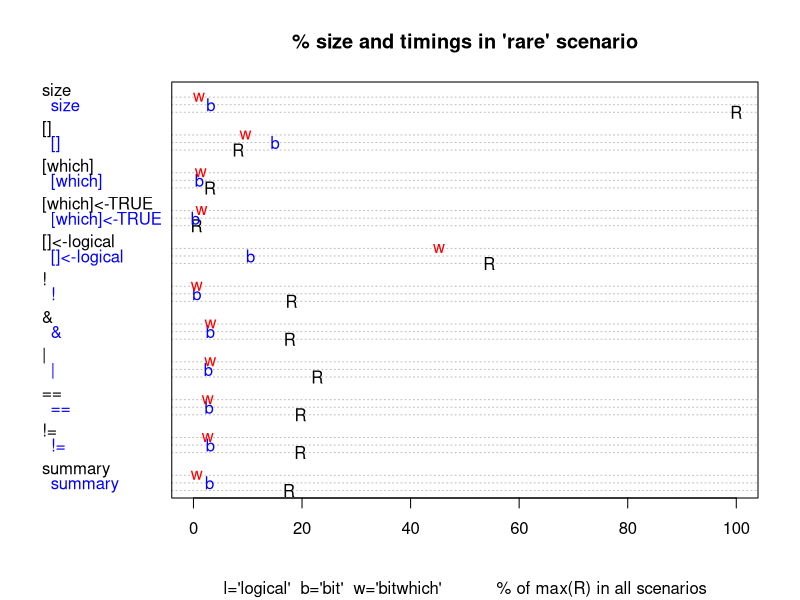
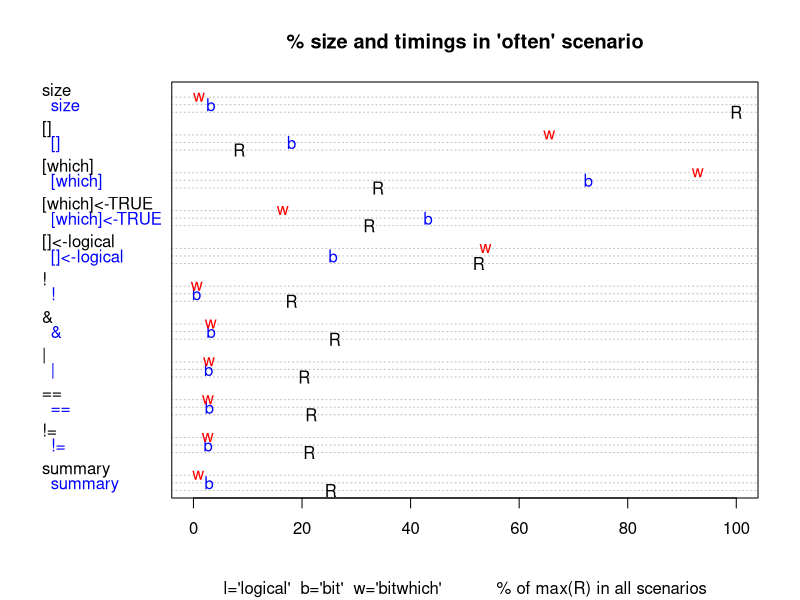
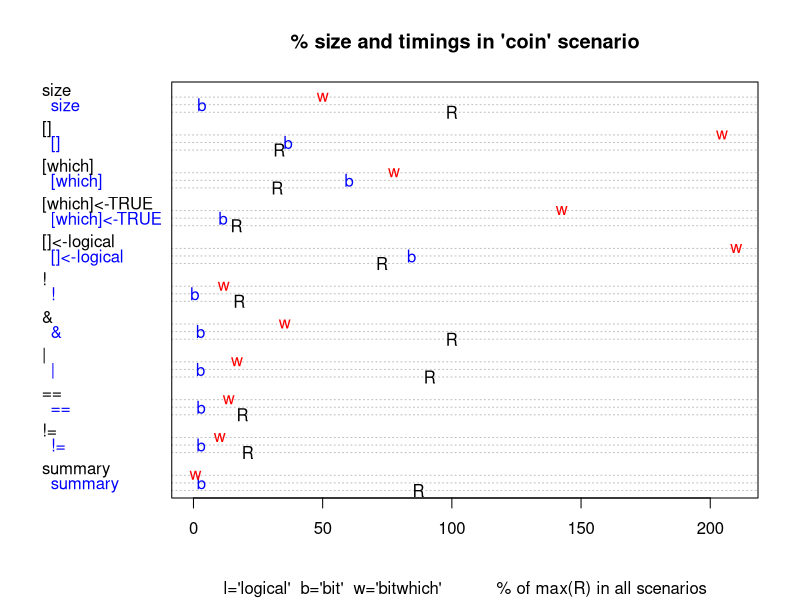
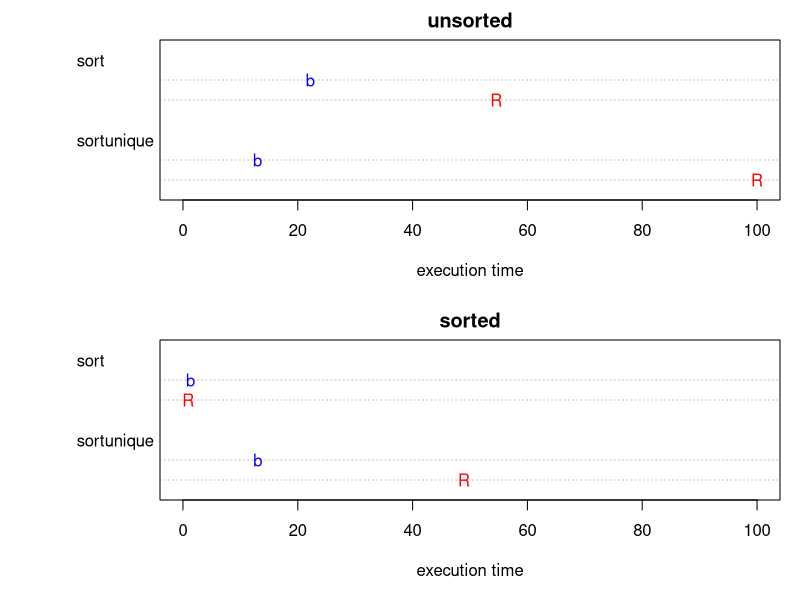
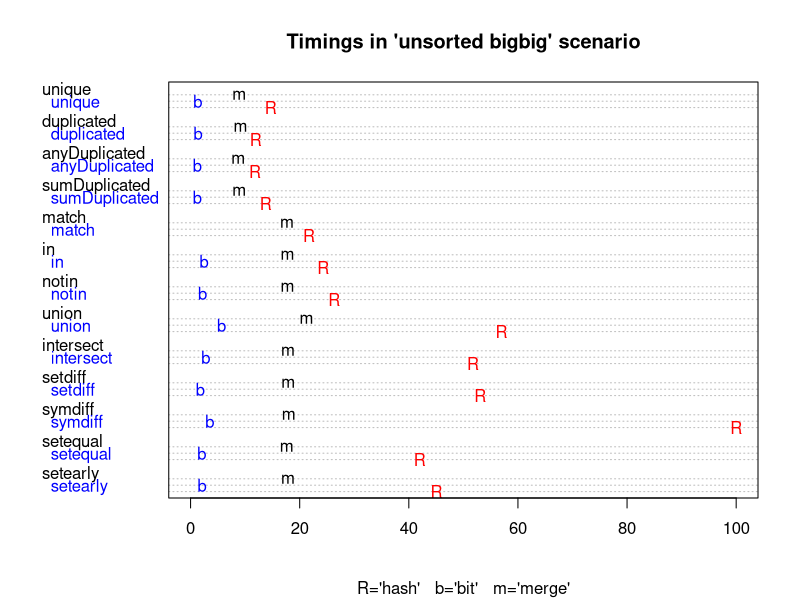
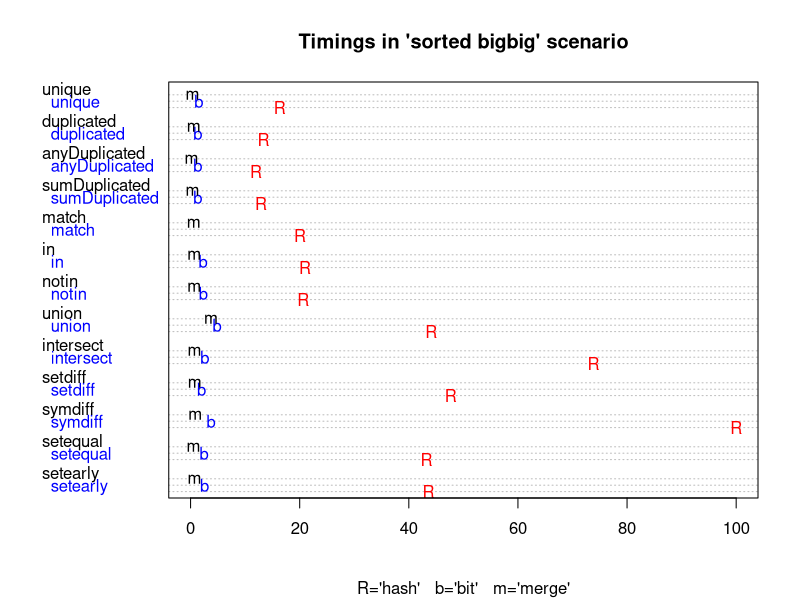

R code for these plots, in order:
## ---- chunk 1
knitr::opts_chunk$set(collapse = TRUE, comment = "#>")
require(bit)
require(microbenchmark)
# rmarkdown::render("vignettes/bit-performance.Rmd")
# these are the real settings for the performance vignette
times <- 5
Domain <- c(small=1e3, big=1e6)
Sample <- c(small=1e3, big=1e6)
# these are the settings to keep the cost of CRAN low
#times <- 5
#Domain <- c(small=1e1, big=1e3)
#Sample <- c(small=1e1, big=1e3)

pagebreak <- function() {
  if(knitr::is_latex_output())
    "\\newpage"
  else
    '<div style="page-break-before: always;" />'
}

## ---- chunk 2
a <- 1L
b <- 1e7L
i <- sample(a:b,1e3)
x <- c(
  R = median(microbenchmark((a:b)[-i], times=times)$time)
, bit = median(microbenchmark(bit_rangediff(c(a,b), i), times=times)$time)
, merge = median(microbenchmark(merge_rangediff(c(a,b), bit_sort(i)), times=times)$time)
)
knitr::kable(as.data.frame(as.list(x/x["R"]*100)), caption="% of time relative to R", digits=1)
## ---- chunk 3
# TODO(r-lib/lintr#773): nolint as a chunk option.
# nolint start: strings_as_factors_linter.
knitr::kable(
  data.frame(coin="random 50%", often="random 99%", rare="random 1%", chunk="contiguous chunk of 5%")
  , caption="selection characteristic")
# nolint end: strings_as_factors_linter.
## ---- chunk 4
B <- booltypes[c("logical","bit","bitwhich","which","ri")]
M <- c("size", "[]", "[which]", "[which]<-TRUE", "[]<-logical", "!", "&", "|", "==", "!=", "summary")
G <- list(
  coin = function(n)sample(c(FALSE, TRUE), n, replace=TRUE, prob=c(0.5,0.5))
, often = function(n)sample(c(FALSE, TRUE), n, replace=TRUE, prob=c(0.01,0.99))
, rare = function(n)sample(c(FALSE, TRUE), n, replace=TRUE, prob=c(0.99,0.01))
, chunk = function(n)ri(n%/%20,2L*n%/%20,n)
)
X <- vector("list", length(B)*length(G))
dim(X) <- c(booltype=length(B), data=length(G))
dimnames(X) <- list(booltype=names(B), data=names(G))
tim <- array(NA
             , dim=c(booltype=length(B), metric=length(M), data=length(G))
             , dimnames=list(booltype=names(B), metric=M, data=names(G))
             )
for (g in names(G)){
  x <- G[[g]](Sample[["big"]])
  if (g %in% c("coin","often","rare"))
    w <- as.which(as.logical(x))
  for (b in B){
    if (booltypes[[b]] < 'ri' || (b == 'ri' && g=='chunk')){
      X[[b,g]] <- as.booltype(x, b)
      if (g %in% c("coin","often","rare") && b %in% c("logical","bit","bitwhich")){
        l <- as.booltype(logical(Sample[["big"]]), b)
        tim[b,"[which]",g] <- median(microbenchmark(l[w], times=times)$time)
        tim[b,"[which]<-TRUE",g] <- median(microbenchmark(l[w]<-TRUE, times=times)$time)
        tim[b,"[]",g] <- median(microbenchmark(l[], times=times)$time)
        tim[b,"[]<-logical",g] <- median(microbenchmark(l[]<-x, times=times)$time)
      }
      tim[b,"size",g] <- object.size(X[[b,g]])
    }
  }
}
for (g in names(G)){
  for (b in c("logical","bit","bitwhich")){
    x <- X[[b,g]]
    if (!is.null(x)){
      tim[b,"!",g] <- median(microbenchmark(!x, times=times)$time)
      tim[b,"&",g] <- median(microbenchmark(x & x, times=times)$time)
      tim[b,"|",g] <- median(microbenchmark(x | x, times=times)$time)
      tim[b,"==",g] <- median(microbenchmark(x == x, times=times)$time)
      tim[b,"!=",g] <- median(microbenchmark(x != x, times=times)$time)
      tim[b,"summary",g] <- median(microbenchmark(summary.booltype(x), times=times)$time)
    }
  }
}
i <- match("size", M)
for(b in rev(names(B)))  # logical was in first position, so we do this last!
{
  tim[b,i,] <- 100 * tim[b,i,] / tim["logical",i,]
  tim[b,-i,] <- 100 * tim[b,-i,] / max(tim["logical",-i,], na.rm=TRUE)
}
#rm(X)
## ---- chunk 5
x <- tim[1:3,,"rare"]
m <- rep("", ncol(x))
m <- as.vector(rbind(m, colnames(x), m))
dotchart(x, xlim=c(0,max(100, max(x))), labels=m, pch=c("R","b","w"), col=c("black","blue","red"), main="% size and timings in 'rare' scenario", sub="l='logical'  b='bit'  w='bitwhich'           % of max(R) in all scenarios")
## ---- chunk 6
x <- tim[1:3,,"often"]
dotchart(x, xlim=c(0,max(100, max(x))), labels=m, pch=c("R","b","w"), col=c("black","blue","red"), main="% size and timings in 'often' scenario", sub="l='logical'  b='bit'  w='bitwhich'           % of max(R) in all scenarios")
## ---- chunk 7
x <- tim[1:3,,"coin"]
dotchart(x, xlim=c(0,max(100, max(x))), labels=m, pch=c("R","b","w"), col=c("black","blue","red"), main="% size and timings in 'coin' scenario", sub="l='logical'  b='bit'  w='bitwhich'           % of max(R) in all scenarios")
## ---- chunk 8
knitr::kable(round(tim[,"size",], 1), caption="% bytes of logical")
## ---- chunk 9
knitr::kable(round(tim[,"[]",], 1), caption="% time of logical")
## ---- chunk 10
knitr::kable(round(tim[,"[]<-logical",], 1), caption="% time of logical")
## ---- chunk 11
knitr::kable(round(tim[,"[which]",], 1), caption="% time of logical")
## ---- chunk 12
knitr::kable(round(tim[,"[which]<-TRUE",], 1), caption="% time of logical")
## ---- chunk 13
knitr::kable(round(tim[,"!",], 1), caption="% time for Boolean NOT")
## ---- chunk 14
knitr::kable(round(tim[,"&",], 1), caption="% time for Boolean &")
## ---- chunk 15
knitr::kable(round(tim[,"|",], 1), caption="% time for Boolean |")
## ---- chunk 16
knitr::kable(round(tim[,"==",], 1), caption="% time for Boolean ==")
## ---- chunk 17
knitr::kable(round(tim[,"!=",], 1), caption="% time for Boolean !=")
## ---- chunk 18
knitr::kable(round(tim[,"summary",][1:2,1:2], 1), caption="% time for Boolean summary")
## ---- chunk 19
binaryDomain <- list(
    smallsmall = rep(Domain["small"], 2)
  , smallbig=Domain
  , bigsmall=rev(Domain)
  , bigbig=rep(Domain["big"], 2)
)
binarySample <- list(
    smallsmall = rep(Sample["small"], 2)
  , smallbig=Sample
  , bigsmall=rev(Sample)
  , bigbig=rep(Sample["big"], 2)
)

M <- c("R","bit","merge")
G <- c("sort","sortunique")
D <- c("unsorted","sorted")

sortM <- vector("list", length(M)*length(G))
dim(sortM) <- c(method=length(M), goal=length(G))
dimnames(sortM) <- list(method=M, goal=G)
sortM[["R","sort"]] <- sort
sortM[["R", "sortunique"]] <- function(x)sort(unique(x))
sortM[["bit","sort"]] <- bit_sort
sortM[["bit","sortunique"]] <- bit_sort_unique

timsort <- array(NA_integer_
             , dim=c(M=2, G=length(G), D=length(D), N=length(Domain))
             , dimnames=list(M=M[1:2], G=G, D=D, N=names(Domain))
             )
for(n in names(Domain)){
  x <- sample(Domain[[n]], Sample[[n]], replace = TRUE)
  d <- "unsorted"
  for (m in c("R","bit")){
    for (g in G){
      timsort[m,g,d,n] <- median(microbenchmark(sortM[[m,g]](x), times=times)$time)
    }
  }
  x <- bit_sort(x)
  d <- "sorted"
  for (m in 1:2){
    for (g in G){
      timsort[m,g,d,n] <- median(microbenchmark(sortM[[m,g]](x), times=times)$time)
    }
  }
}


binaryU <- c("match","in","notin","union","intersect","setdiff","symdiff","setequal","setearly")
binaryM <- vector("list", length(M)*length(binaryU))
dim(binaryM) <- c(method=length(M), task=length(binaryU))
dimnames(binaryM) <- list(method=M, task=binaryU)
binaryM[["R","match"]] <- match
binaryM[["merge","match"]] <- merge_match

binaryM[["R","in"]] <- get("%in%")
binaryM[["bit","in"]] <- bit_in
binaryM[["merge","in"]] <- merge_in

binaryM[["R","notin"]] <- function(x, y)!(x %in% y)
binaryM[["bit","notin"]] <- function(x, y)!bit_in(x,y)
binaryM[["merge","notin"]] <- merge_notin

binaryM[["R","union"]] <- union
binaryM[["bit","union"]] <- bit_union
binaryM[["merge","union"]] <- merge_union

binaryM[["R","intersect"]] <- intersect
binaryM[["bit","intersect"]] <- bit_intersect
binaryM[["merge","intersect"]] <- merge_intersect

binaryM[["R","setdiff"]] <- setdiff
binaryM[["bit","setdiff"]] <- bit_setdiff
binaryM[["merge","setdiff"]] <- merge_setdiff

binaryM[["R","symdiff"]] <- function(x,y)union(setdiff(x,y), setdiff(y,x))
binaryM[["bit","symdiff"]] <- bit_symdiff
binaryM[["merge","symdiff"]] <- merge_symdiff

binaryM[["R","setequal"]] <- function(x,y)setequal(x,x)  # we compare x to x which avoids early termination and hence
binaryM[["bit","setequal"]] <- function(x,y)bit_setequal(x,x)
binaryM[["merge","setequal"]] <- function(x,y)merge_setequal(x,x)

binaryM[["R","setearly"]] <- function(x,y)setequal(x,y)  # we compare x to x which avoids early termination and hence
binaryM[["bit","setearly"]] <- function(x,y)bit_setequal(x,y)
binaryM[["merge","setearly"]] <- function(x,y)merge_setequal(x,y)

unaryU <- c("unique","duplicated","anyDuplicated","sumDuplicated")
unaryM <- vector("list", length(M)*length(unaryU))
dim(unaryM) <- c(method=length(M), task=length(unaryU))
dimnames(unaryM) <- list(method=M, task=unaryU)
unaryM[["R","unique"]] <- unique
unaryM[["bit","unique"]] <- bit_unique
unaryM[["merge","unique"]] <- merge_unique
unaryM[["R","duplicated"]] <- duplicated
unaryM[["bit","duplicated"]] <- bit_duplicated
unaryM[["merge","duplicated"]] <- merge_duplicated
unaryM[["R","anyDuplicated"]] <- anyDuplicated
unaryM[["bit","anyDuplicated"]] <- bit_anyDuplicated
unaryM[["merge","anyDuplicated"]] <- merge_anyDuplicated
unaryM[["R","sumDuplicated"]] <- function(x)sum(duplicated(x))
unaryM[["bit","sumDuplicated"]] <- bit_sumDuplicated
unaryM[["merge","sumDuplicated"]] <- merge_sumDuplicated

tim <- array(NA_integer_
             , dim=c(M=length(M), U=length(unaryU)+length(binaryU), N=length(binaryDomain), D=length(D))
             , dimnames=list(M=M, U=c(unaryU,binaryU), N=names(binaryDomain), D=D)
             )

for(n in names(binaryDomain)){
  xnam <- names(binaryDomain[[n]])[1]
  ynam <- names(binaryDomain[[n]])[2]
  x <- sample(binaryDomain[[n]][1], binarySample[[n]][1], replace = FALSE)
  y <- sample(binaryDomain[[n]][2], binarySample[[n]][2], replace = FALSE)
  d <- "unsorted"
  if (length(x)==length(y))
  for (u in unaryU){
    for (m in setdiff(M,"merge")){
      f <- unaryM[[m,u]]
      if (!is.null(f))
        tim[m,u,n,d] <- median(microbenchmark(f(x), times=times)$time)
    }
  }
  for (u in binaryU){
    for (m in setdiff(M,"merge")){
      f <- binaryM[[m,u]]
      if (!is.null(f))
        tim[m,u,n,d] <- median(microbenchmark(f(x,y), times=times)$time)
    }
  }
  x <- bit_sort(x)
  y <- bit_sort(y)
  d <- "sorted"
  if (length(x)==length(y))
  for (u in unaryU){
    for (m in M){
      f <- unaryM[[m,u]]
      if (!is.null(f)){
        tim[m,u,n,d] <- median(microbenchmark(f(x), times=times)$time)
        # now plug-in measures for unsorted merge
        if (m == "merge")
          tim["merge",u,n,"unsorted"] <- timsort["bit","sort","unsorted",xnam] +  tim["merge",u,n,"sorted"]
      }
    }
  }
  for (u in binaryU){
    for (m in M){
      f <- binaryM[[m,u]]
      if (!is.null(f)){
        tim[m,u,n,d] <- median(microbenchmark(f(x,y), times=times)$time)
        # now plug-in measures for unsorted merge
        if (m == "merge")
          tim["merge",u,n,"unsorted"] <- timsort["bit","sort","unsorted",xnam] + timsort["bit","sort","unsorted",ynam] + tim["merge",u,n,"sorted"]
      }
    }
  }
}
## ---- chunk 20
y <- timsort[,,,"big"]
y <- 100 * y / max(y["R",,], na.rm=TRUE)
oldpar <- par(mfrow=c(2,1), mar=c(5,8,2,1))
x <- y[,,"unsorted"]
dotchart(x, xlim=c(0, max(100, max(y))), labels="", pch=c("R","b"), xlab="execution time", main="unsorted", col=c("red","blue"))
x <- y[,,"sorted"]
dotchart(x, xlim=c(0, max(100, max(y))), labels="", pch=c("R","b"), xlab="execution time", main="sorted", col=c("red","blue"))
par(oldpar)
## ---- chunk 21
tim2 <- tim
for (n in names(binaryDomain))
  for (d in D)
    tim2[,,n,d] <- 100*tim[,,n,d]/max(tim["R",,n,d], na.rm=TRUE)
## ---- chunk 22
y <- tim2[,,"bigbig",]
y <- 100 * y / max(y["R",,], na.rm=TRUE)
x <- y[,,"unsorted"]
m <- rep("", ncol(x))
m <- as.vector(rbind(m, colnames(x), m))
dotchart(x, xlim=c(0, max(100,max(y, na.rm=TRUE))), labels=m, pch=c("R","b","m"), col=c("red","blue","black"), main="Timings in 'unsorted bigbig' scenario", sub="R='hash'   b='bit'   m='merge'")
## ---- chunk 23
x <- y[,,"sorted"]
dotchart(x, xlim=c(0, max(y, na.rm=TRUE)), labels=m, pch=c("R","b","m"), col=c("red","blue","black"), main="Timings in 'sorted bigbig' scenario", sub="R='hash'   b='bit'   m='merge'")
## ---- chunk 24
x <- 100*timsort["bit",,,]/timsort["R",,,]
s <- "sorted"
knitr::kable(x[,s,], caption=paste(s,"data relative to R's sort"), digits=1)
## ---- chunk 25
s <- "unsorted"
knitr::kable(x[,s,], caption=paste(s,"data relative to R's sort"), digits=1)
## ---- chunk 26
f <- function(u){
  n <- c("smallsmall","bigbig")
  x <- tim[c("bit","merge","merge"),u,n,]
  dimnames(x)$M[3] <- "sort"
  dimnames(x)$N <- c("small","big")
  x["sort",,"unsorted"] <- timsort["bit","sort","unsorted",]
  x["sort",,"sorted"] <- 0
  for (m in dimnames(x)$M)
    x[m,,] <- x[m,,] / tim["R",u,n,] * 100
  x
}
x <- f("unique")
s <- "sorted"
knitr::kable(x[,,s], caption=paste(s,"data relative to R"), digits=1)
## ---- chunk 27
s <- "unsorted"
knitr::kable(x[,,s], caption=paste(s,"data relative to R"), digits=1)
## ---- chunk 28
x <- f("duplicated")
s <- "sorted"
knitr::kable(x[,,s], caption=paste(s,"data relative to R"), digits=1)
## ---- chunk 29
s <- "unsorted"
knitr::kable(x[,,s], caption=paste(s,"data relative to R"), digits=1)
## ---- chunk 30
x <- f("anyDuplicated")
s <- "sorted"
knitr::kable(x[,,s], caption=paste(s,"data relative to R"), digits=1)
## ---- chunk 31
s <- "unsorted"
knitr::kable(x[,,s], caption=paste(s,"data relative to R"), digits=1)
## ---- chunk 32
x <- f("sumDuplicated")
s <- "sorted"
knitr::kable(x[,,s], caption=paste(s,"data relative to R"), digits=1)
## ---- chunk 33
s <- "unsorted"
knitr::kable(x[,,s], caption=paste(s,"data relative to R"), digits=1)
## ---- chunk 34
f <- function(u){
  x <- tim[c("bit","merge","merge"),u,,]
  dimnames(x)$M[3] <- "sort"
  s <- timsort["bit","sort","unsorted",]
  x["sort",,"unsorted"] <- rep(s, c(2,2)) + c(s,s)
  x["sort",,"sorted"] <- 0
  for (m in dimnames(x)$M)
    x[m,,] <- x[m,,] / tim["R",u,,] * 100
  x
}
x <- f("match")
s <- "sorted"
knitr::kable(x[,,s], caption=paste(s,"data relative to R"), digits=1)
## ---- chunk 35
s <- "unsorted"
knitr::kable(x[,,s], caption=paste(s,"data relative to R"), digits=1)
## ---- chunk 36
x <- f("in")
s <- "sorted"
knitr::kable(x[,,s], caption=paste(s,"data relative to R"), digits=1)
## ---- chunk 37
s <- "unsorted"
knitr::kable(x[,,s], caption=paste(s,"data relative to R"), digits=1)
## ---- chunk 38
x <- f("notin")
s <- "sorted"
knitr::kable(x[,,s], caption=paste(s,"data relative to R"), digits=1)
## ---- chunk 39
s <- "unsorted"
knitr::kable(x[,,s], caption=paste(s,"data relative to R"), digits=1)
## ---- chunk 40
x <- f("union")
s <- "sorted"
knitr::kable(x[,,s], caption=paste(s,"data relative to R"), digits=1)
## ---- chunk 41
s <- "unsorted"
knitr::kable(x[,,s], caption=paste(s,"data relative to R"), digits=1)
## ---- chunk 42
x <- f("intersect")
s <- "sorted"
knitr::kable(x[,,s], caption=paste(s,"data relative to R"), digits=1)
## ---- chunk 43
s <- "unsorted"
knitr::kable(x[,,s], caption=paste(s,"data relative to R"), digits=1)
## ---- chunk 44
x <- f("setdiff")
s <- "sorted"
knitr::kable(x[,,s], caption=paste(s,"data relative to R"), digits=1)
## ---- chunk 45
s <- "unsorted"
knitr::kable(x[,,s], caption=paste(s,"data relative to R"), digits=1)
## ---- chunk 46
x <- f("symdiff")
s <- "sorted"
knitr::kable(x[,,s], caption=paste(s,"data relative to R"), digits=1)
## ---- chunk 47
s <- "unsorted"
knitr::kable(x[,,s], caption=paste(s,"data relative to R"), digits=1)
## ---- chunk 48
x <- f("setequal")
s <- "sorted"
knitr::kable(x[,,s], caption=paste(s,"data relative to R"), digits=1)
## ---- chunk 49
s <- "unsorted"
knitr::kable(x[,,s], caption=paste(s,"data relative to R"), digits=1)
## ---- chunk 50
x <- f("setearly")
s <- "sorted"
knitr::kable(x[,,s], caption=paste(s,"data relative to R"), digits=1)
## ---- chunk 51
s <- "unsorted"
knitr::kable(x[,,s], caption=paste(s,"data relative to R"), digits=1)
